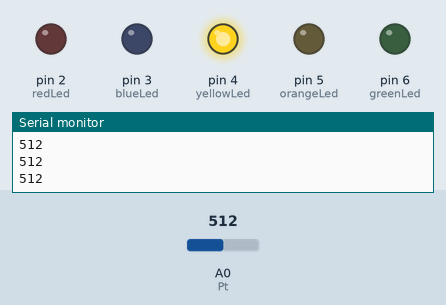
Simulated run of this sketch. Board: Arduino Uno, built with avr-gcc and run on an emulated ATmega328P. Parts: output pins drawn as LEDs (lit = HIGH), the last lines printed to the serial monitor. Dashed ring = blinking. The test bench sets the inputs (shaded band); at power-on: A0 (Pt) = 512.

Above: at 1.2 s.
1.3 s: A0 (Pt) set to 597
2.8 s: A0 (Pt) set to 627
At 4.0 s:
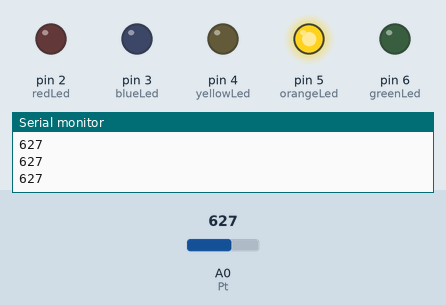
4.3 s: A0 (Pt) set to 801
5.8 s: A0 (Pt) set to 835
At 6.2 s:
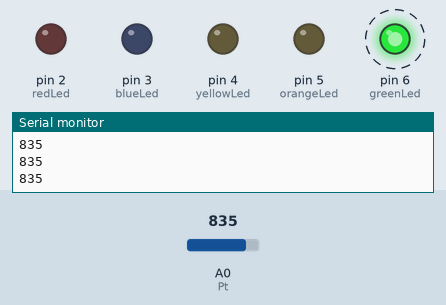
8.8 s: A0 (Pt) set to 398
At 9.9 s:
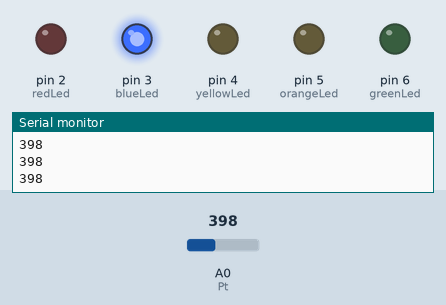
10.3 s: A0 (Pt) set to 421
At 10.9 s:
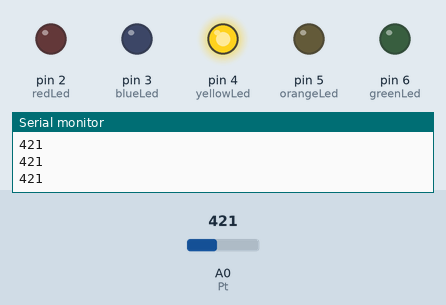
Timing chart, 0 to 12.8 s (numbered marks = the images above; inputs shaded):
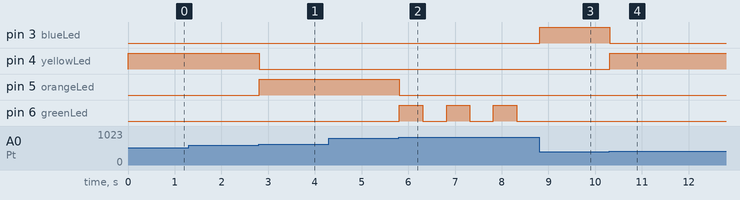

The sketch:

arduino_1_macalinao1.ino
```cpp
const int Pt = A0;
const int redLed = 2;
const int blueLed = 3;
const int yellowLed = 4;
const int orangeLed = 5;
const int greenLed = 6;

unsigned long prevIdleRed = 0;
unsigned long prevIdleGreen = 0;
const long timeInterval = 500;

void setup() {
  pinMode(Pt, INPUT);
  pinMode(redLed, OUTPUT);
  pinMode(blueLed, OUTPUT);
  pinMode(yellowLed, OUTPUT);
  pinMode(orangeLed, OUTPUT);
  pinMode(greenLed, OUTPUT);
  Serial.begin(9600);
}

void loop() {
  const int potenRange = analogRead(A0);
  Serial.println(potenRange);

  if (potenRange <= 204) {
    unsigned long curIdleRed = millis();
    if (curIdleRed - prevIdleRed >= timeInterval) {
      prevIdleRed = curIdleRed;

      //Starts blink on and off
      if (digitalRead(redLed) == LOW) {
        digitalWrite(redLed, HIGH);
      } else {
        digitalWrite(redLed, LOW);
      }
    }

    digitalWrite(blueLed, LOW);
    digitalWrite(yellowLed, LOW);
    digitalWrite(orangeLed, LOW);
    digitalWrite(greenLed, LOW);
  }
  else if (potenRange <= 408) {
    digitalWrite(redLed, LOW);
    digitalWrite(blueLed, HIGH);
    digitalWrite(yellowLed, LOW);
    digitalWrite(orangeLed, LOW);
    digitalWrite(greenLed, LOW);
  }
  else if (potenRange <= 612) {
    digitalWrite(redLed, LOW);
    digitalWrite(blueLed, LOW);
    digitalWrite(yellowLed, HIGH);
    digitalWrite(orangeLed, LOW);
    digitalWrite(greenLed, LOW);
  }
  else if (potenRange <= 816) {
    digitalWrite(redLed, LOW);
    digitalWrite(blueLed, LOW);
    digitalWrite(yellowLed, LOW);
    digitalWrite(orangeLed, HIGH);
    digitalWrite(greenLed, LOW);
  }
  else if (potenRange <= 1023) {
    unsigned long curIdleGreen = millis();
    if (curIdleGreen - prevIdleGreen >= timeInterval) {
      prevIdleGreen = curIdleGreen;

      //Blinking on and off led
      if (digitalRead(greenLed) == LOW) {
        digitalWrite(greenLed, HIGH);
      } else {
        digitalWrite(greenLed, LOW);
      }
    }

    digitalWrite(redLed, LOW);
    digitalWrite(blueLed, LOW);
    digitalWrite(yellowLed, LOW);
    digitalWrite(orangeLed, LOW);
  }
}
```

Measured:
- the behaviour switches between 612 and 613 on A0 (Pt) (found by bisection; images 0 and 1)
- the behaviour switches between 816 and 817 on A0 (Pt) (found by bisection; images 1 and 2)
- the behaviour switches between 408 and 409 on A0 (Pt) (found by bisection; images 3 and 4)
- after the input at 2.8 s, pin 4 (yellowLed): HIGH → LOW at once; pin 5 (orangeLed): LOW → HIGH at once
- after the input at 5.8 s, pin 5 (orangeLed): HIGH → LOW at once; pin 6 (greenLed): alternates HIGH for 0.50 s and LOW for 0.50 s, starting at once
- after the input at 8.8 s, pin 3 (blueLed): LOW → HIGH at once; pin 6 (greenLed): stays LOW (without the input it goes to HIGH after 0.02 s)
- after the input at 10.3 s, pin 3 (blueLed): HIGH → LOW at once; pin 4 (yellowLed): LOW → HIGH at once
